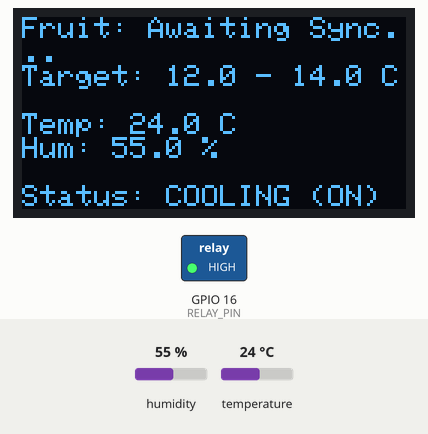
A sketch run on a simulated ESP32. On the bench: 128×64 one-colour display, switched loads named in the sketch (green lamp = pin HIGH). The inputs (shaded band) are chosen by the test bench; at power-on: temperature 24 °C, humidity 55 %. WiFi joins after 1.5 s; servers stay silent unless stated; uploads are accepted with an empty reply; what the sketch prints to the serial monitor is not drawn.

Above: at 5.7 s.
5.8 s: temperature set to 11.6 °C
At 8.2 s:
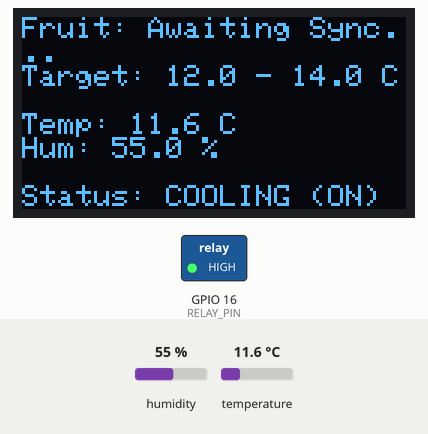
8.5 s: temperature set to 10.2 °C
At 9.7 s:
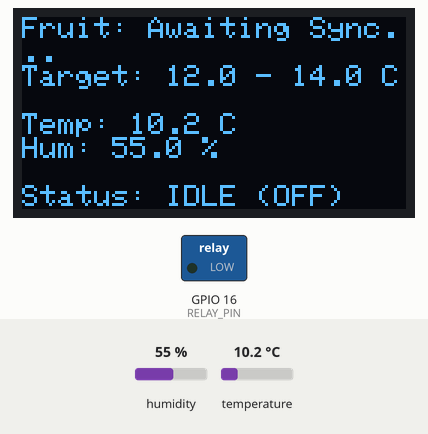
11.2 s: humidity set to 22 %
At 13.8 s:
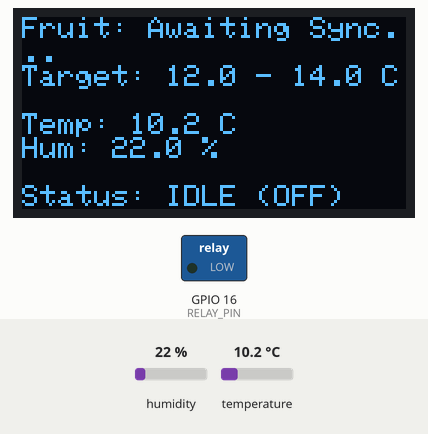
14.6 s: humidity set to 40 %
At 16.4 s:
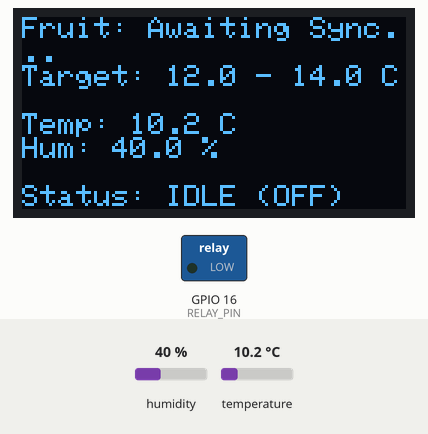
Timing chart, 0 to 17.9 s (numbered marks = the images above; inputs shaded):
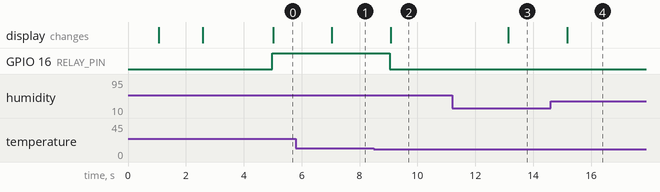

The sketch:

smart_fridge.ino
```cpp
#include <WiFi.h>
#include <HTTPClient.h>
#include <WiFiClientSecure.h>
#include <ArduinoJson.h>
#include <DHT.h>
#include <Wire.h>
#include <Adafruit_SSD1306.h>
#include <esp_task_wdt.h>

// --- Wi-Fi & SERVER CONFIGURATION ---
// IMPORTANT: Update these credentials to match your mobile hotspot/router
const char* ssid = "YOUR_HOTSPOT_NAME";
const char* password = "YOUR_HOTSPOT_PASSWORD";

// REPLACE with your laptop's actual IP and protocol (supports http and https)
// Example: "https://192.168.1.100:5000"
const char* serverBaseUrl = "http://192.168.1.XXX:5000";

// --- PIN DEFINITIONS ---
#define DHT_PIN 4        // DHT22 Data Pin
#define RELAY_PIN 16     // Relays/Cooling Control Pin
#define OLED_SDA 21      // OLED SDA Pin
#define OLED_SCL 22      // OLED SCL Pin

// --- HARDWARE INITIALIZATION ---
DHT dht(DHT_PIN, DHT22);
Adafruit_SSD1306 display(128, 64, &Wire, -1);

// --- WATCHDOG CONFIGURATION ---
#define WDT_TIMEOUT_SECONDS 30 // Reset board if loop hangs for 30s

// --- THERMODYNAMICS VARIABLES ---
float currentTemp = 0.0;
float currentHum = 0.0;
float target_low = 12.0;    // Safe baseline defaults
float target_high = 14.0;
String currentFruit = "Booting...";
bool isCooling = false;
bool displayEnabled = true; // Set to false dynamically if OLED is not detected

// --- NETWORK TIMER ---
unsigned long lastNetworkCheck = 0;
const unsigned long networkDelay = 15000; // Poll server and post telemetry every 15 seconds

void setup() {
  Serial.begin(115200);
  delay(1000);
  Serial.println("Smart Fridge Controller Initializing...");

  // Initialize hardware watchdog timer
  Serial.println("Configuring hardware Watchdog Timer...");
  esp_task_wdt_init(WDT_TIMEOUT_SECONDS, true); // true = panic and reset ESP32 on timeout
  esp_task_wdt_add(NULL); // add main loop task to WDT monitoring

  // Relay initialization
  pinMode(RELAY_PIN, OUTPUT);
  digitalWrite(RELAY_PIN, LOW); // Start with cooling OFF

  // Sensor and I2C setup
  dht.begin();
  Wire.begin(OLED_SDA, OLED_SCL);

  // OLED Display Setup
  if(!display.begin(SSD1306_SWITCHCAPVCC, 0x3C)) {
    Serial.println(F("SSD1306 allocation failed. Proceeding WITHOUT display."));
    displayEnabled = false;
  }

  if (displayEnabled) {
    display.clearDisplay();
    display.setTextColor(WHITE);
    display.setTextSize(1);
    display.setCursor(0, 0);
    display.println("Smart Fridge AI");
    display.println("Connecting WiFi...");
    display.println("");
    display.print("SSID: ");
    display.println(ssid);
    display.display();
  }

  // Connect to Wi-Fi with timeout limit to avoid blocking startup
  WiFi.begin(ssid, password);
  int attemptCount = 0;
  const int maxAttempts = 20; // 10 seconds timeout limit

  Serial.print("Connecting to WiFi");
  while (WiFi.status() != WL_CONNECTED && attemptCount < maxAttempts) {
    delay(500);
    Serial.print(".");
    esp_task_wdt_reset(); // Feed watchdog during startup wait
    attemptCount++;
  }

  if (WiFi.status() == WL_CONNECTED) {
    Serial.println("\nWiFi Connected successfully!");
    Serial.print("ESP32 IP: ");
    Serial.println(WiFi.localIP());

    if (displayEnabled) {
      display.clearDisplay();
      display.setCursor(0,0);
      display.println("WiFi Connected!");
      display.print("IP: ");
      display.println(WiFi.localIP().toString());
      display.display();
    }
    currentFruit = "Awaiting Sync...";
  } else {
    Serial.println("\nWiFi Connection Failed! Booting in Standalone Mode.");
    if (displayEnabled) {
      display.clearDisplay();
      display.setCursor(0,0);
      display.println("WiFi Failed!");
      display.println("Running in");
      display.println("Standalone Mode");
      display.display();
    }
    currentFruit = "Standalone Mode";
  }

  delay(2000);
  esp_task_wdt_reset(); // Final setup feed
}

void loop() {
  // Feed the hardware watchdog timer
  esp_task_wdt_reset();

  // Read local environmental sensors
  float rawTemp = dht.readTemperature();
  float rawHum = dht.readHumidity();

  // Validate readings to avoid system failures on sensor disconnects
  if (!isnan(rawTemp)) {
    currentTemp = rawTemp;
  } else {
    Serial.println("WARNING: Failed to read temperature from DHT sensor!");
  }

  if (!isnan(rawHum)) {
    currentHum = rawHum;
  } else {
    Serial.println("WARNING: Failed to read humidity from DHT sensor!");
  }

  // 1. NETWORK POLL & TELEMETRY: Sync setpoints and upload local readings
  if ((millis() - lastNetworkCheck) > networkDelay || lastNetworkCheck == 0) {
    if (WiFi.status() == WL_CONNECTED) {
      WiFiClientSecure *secureClient = nullptr;

      // Determine connection method (HTTPS vs HTTP)
      bool isHttps = String(serverBaseUrl).startsWith("https://");
      if (isHttps) {
        secureClient = new WiFiClientSecure;
        if (secureClient) {
          secureClient->setInsecure(); // Skip certificate verification for adhoc/self-signed cert (Warning: MITM vulnerable, only use for local networks)
        }
      }

      // --- GET: Fetch setpoints ---
      HTTPClient http;
      bool getSuccess = false;
      String getSetpointsUrl = String(serverBaseUrl) + "/get_setpoints";

      if (isHttps && secureClient) {
        getSuccess = http.begin(*secureClient, getSetpointsUrl);
      } else {
        getSuccess = http.begin(getSetpointsUrl);
      }

      if (getSuccess) {
        http.setTimeout(8000); // 8 second timeout to avoid WDT triggering
        int httpCode = http.GET();
        if (httpCode == 200) {
          String payload = http.getString();

          #if ARDUINOJSON_VERSION_MAJOR >= 7
            JsonDocument doc;
          #else
            StaticJsonDocument<256> doc;
          #endif

          DeserializationError error = deserializeJson(doc, payload);
          if (!error) {
            target_low = doc["target_low"] | 12.0;
            target_high = doc["target_high"] | 14.0;
            const char* fruit = doc["fruit"] | "Unknown";
            currentFruit = String(fruit);
            Serial.println("Sync Setpoints: " + currentFruit + " | Targets: " + String(target_low) + " to " + String(target_high));
          } else {
            Serial.print("JSON Deserialization failed: ");
            Serial.println(error.c_str());
          }
        } else {
          Serial.println("HTTP GET Error code: " + String(httpCode));
        }
        http.end();
      } else {
        Serial.println("HTTP GET Connection failed.");
      }

      // --- POST: Send telemetry back to server ---
      String telemetryUrl = String(serverBaseUrl) + "/api/telemetry";

      HTTPClient httpPost;
      bool postSuccess = false;

      if (isHttps && secureClient) {
        postSuccess = httpPost.begin(*secureClient, telemetryUrl);
      } else {
        postSuccess = httpPost.begin(telemetryUrl);
      }

      if (postSuccess) {
        httpPost.setTimeout(8000); // 8 second timeout to avoid WDT triggering
        httpPost.addHeader("Content-Type", "application/json");

        #if ARDUINOJSON_VERSION_MAJOR >= 7
          JsonDocument postDoc;
        #else
          StaticJsonDocument<128> postDoc;
        #endif
        postDoc["temperature"] = currentTemp;
        postDoc["humidity"] = currentHum;
        postDoc["is_cooling"] = isCooling ? 1 : 0;

        String requestBody;
        serializeJson(postDoc, requestBody);

        int postCode = httpPost.POST(requestBody);
        if (postCode > 0) {
          Serial.println("Telemetry uploaded. Response status: " + String(postCode));
        } else {
          Serial.println("Telemetry upload failed error: " + httpPost.errorToString(postCode));
        }
        httpPost.end();
      } else {
        Serial.println("HTTP POST Connection failed.");
      }

      // Cleanup secure client if allocated
      if (secureClient) {
        delete secureClient;
      }
    } else {
      // WiFi disconnected: attempt non-blocking reconnect
      Serial.println("WiFi connection lost! Attempting to reconnect...");
      WiFi.disconnect();
      WiFi.begin(ssid, password);

      int reconnectAttempts = 0;
      const int maxReconnectAttempts = 10; // Wait 5 seconds max
      while (WiFi.status() != WL_CONNECTED && reconnectAttempts < maxReconnectAttempts) {
        delay(500);
        Serial.print(".");
        esp_task_wdt_reset(); // Feed WDT during reconnection wait
        reconnectAttempts++;
      }

      if (WiFi.status() == WL_CONNECTED) {
        Serial.println("\nWiFi Reconnected successfully!");
      } else {
        Serial.println("\nWiFi Reconnection failed. Running in Standalone Mode for this cycle.");
      }
    }
    lastNetworkCheck = millis();
  }

  // 2. HYSTERESIS LOGIC (Thermodynamics control)
  // Cool down when current temperature exceeds the target upper limit + safety margin
  if (currentTemp > target_high + 1.0) {
    digitalWrite(RELAY_PIN, HIGH);
    isCooling = true;
  }
  // Stop cooling when current temperature drops below the target lower limit - safety margin
  else if (currentTemp < target_low - 1.0) {
    digitalWrite(RELAY_PIN, LOW);
    isCooling = false;
  }

  // 3. OLED UPDATE
  if (displayEnabled) {
    display.clearDisplay();
    display.setCursor(0, 0);

    // Row 1: Active Fruit
    display.print("Fruit: ");
    display.println(currentFruit);

    // Row 2: Target Temperature Range
    display.print("Target: ");
    display.print(target_low, 1);
    display.print(" - ");
    display.print(target_high, 1);
    display.println(" C");

    display.println(); // Spacer

    // Row 3: Current Environment Data
    display.print("Temp: ");
    display.print(currentTemp, 1);
    display.println(" C");

    display.print("Hum: ");
    display.print(currentHum, 1);
    display.println(" %");

    display.println(); // Spacer

    // Row 4: Status Indicator
    display.print("Status: ");
    display.println(isCooling ? "COOLING (ON)" : "IDLE (OFF)");

    display.display();
  }

  // Loop processing interval
  delay(2000);
}
```

Measured:
- the behaviour switches between 11 and 10.9 °C on temperature (found by bisection; images 1 and 2)
- after the input at 5.8 s, the display: changes after 1.2 s (image 1)
- after the input at 8.5 s, GPIO 16 (RELAY_PIN): HIGH → LOW after 0.55 s; the display: changes after 0.58 s (image 2)
- after the input at 11.2 s, the display: changes after 1.9 s (image 3)
- after the input at 14.6 s, the display: changes after 0.57 s (image 4)
